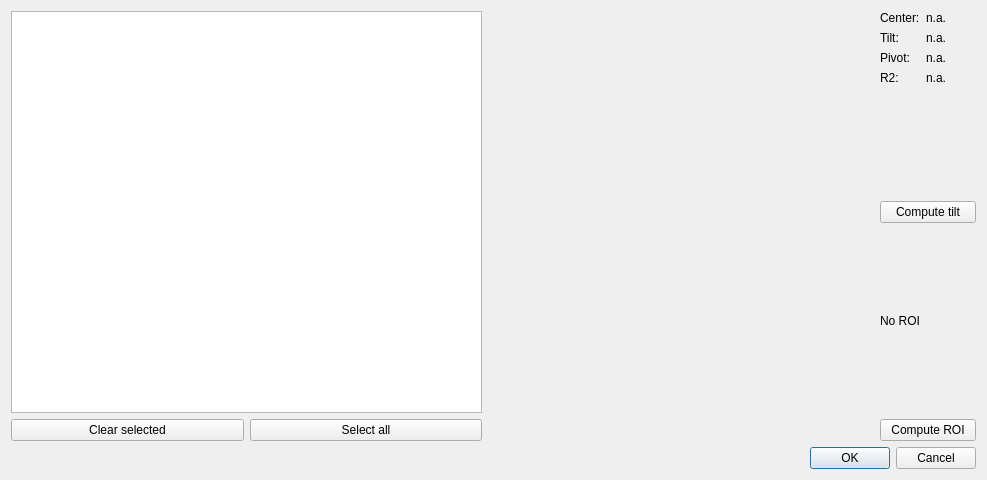
<?xml version="1.0" encoding="UTF-8"?>
<ui version="4.0">
 <class>ViewGeometryListDialog</class>
 <widget class="QDialog" name="ViewGeometryListDialog">
  <property name="geometry">
   <rect>
    <x>0</x>
    <y>0</y>
    <width>987</width>
    <height>480</height>
   </rect>
  </property>
  <property name="windowTitle">
   <string>Stored configurations</string>
  </property>
  <layout class="QVBoxLayout" name="verticalLayout">
   <item>
    <layout class="QHBoxLayout" name="horizontalLayout_2">
     <item>
      <layout class="QVBoxLayout" name="verticalLayout_2">
       <item>
        <widget class="QListWidget" name="listWidget"/>
       </item>
       <item>
        <layout class="QHBoxLayout" name="horizontalLayout">
         <item>
          <widget class="QPushButton" name="buttonClearSelected">
           <property name="text">
            <string>Clear selected</string>
           </property>
          </widget>
         </item>
         <item>
          <widget class="QPushButton" name="buttonSelectAll">
           <property name="text">
            <string>Select all</string>
           </property>
          </widget>
         </item>
        </layout>
       </item>
      </layout>
     </item>
     <item>
      <widget class="QtAddons::ImageViewerWidget" name="imageViewer" native="true">
       <property name="minimumSize">
        <size>
         <width>386</width>
         <height>0</height>
        </size>
       </property>
      </widget>
     </item>
     <item>
      <layout class="QVBoxLayout" name="verticalLayout_3">
       <item>
        <layout class="QFormLayout" name="formLayout">
         <item row="0" column="0">
          <widget class="QLabel" name="label1">
           <property name="text">
            <string>Center:</string>
           </property>
          </widget>
         </item>
         <item row="1" column="0">
          <widget class="QLabel" name="label2">
           <property name="text">
            <string>Tilt:</string>
           </property>
          </widget>
         </item>
         <item row="1" column="1">
          <widget class="QLabel" name="labelTilt">
           <property name="text">
            <string>n.a.</string>
           </property>
          </widget>
         </item>
         <item row="2" column="0">
          <widget class="QLabel" name="label3">
           <property name="text">
            <string>Pivot:</string>
           </property>
          </widget>
         </item>
         <item row="2" column="1">
          <widget class="QLabel" name="labelPivot">
           <property name="text">
            <string>n.a.</string>
           </property>
          </widget>
         </item>
         <item row="3" column="0">
          <widget class="QLabel" name="label4">
           <property name="text">
            <string>R2:</string>
           </property>
          </widget>
         </item>
         <item row="3" column="1">
          <widget class="QLabel" name="labelR2">
           <property name="text">
            <string>n.a.</string>
           </property>
          </widget>
         </item>
         <item row="0" column="1">
          <widget class="QLabel" name="labelCenter">
           <property name="sizePolicy">
            <sizepolicy hsizetype="Preferred" vsizetype="Preferred">
             <horstretch>0</horstretch>
             <verstretch>0</verstretch>
            </sizepolicy>
           </property>
           <property name="minimumSize">
            <size>
             <width>50</width>
             <height>0</height>
            </size>
           </property>
           <property name="text">
            <string>n.a.</string>
           </property>
          </widget>
         </item>
        </layout>
       </item>
       <item>
        <widget class="QPushButton" name="buttonComputeTilt">
         <property name="text">
          <string>Compute tilt</string>
         </property>
        </widget>
       </item>
       <item>
        <widget class="QLabel" name="labelROI">
         <property name="text">
          <string>No ROI</string>
         </property>
        </widget>
       </item>
       <item>
        <widget class="QPushButton" name="buttonMaxROI">
         <property name="text">
          <string>Compute ROI</string>
         </property>
        </widget>
       </item>
      </layout>
     </item>
    </layout>
   </item>
   <item>
    <widget class="QDialogButtonBox" name="buttonBox">
     <property name="orientation">
      <enum>Qt::Horizontal</enum>
     </property>
     <property name="standardButtons">
      <set>QDialogButtonBox::Cancel|QDialogButtonBox::Ok</set>
     </property>
    </widget>
   </item>
  </layout>
 </widget>
 <customwidgets>
  <customwidget>
   <class>QtAddons::ImageViewerWidget</class>
   <extends>QWidget</extends>
   <header location="global">imageviewerwidget.h</header>
   <container>1</container>
  </customwidget>
 </customwidgets>
 <resources/>
 <connections>
  <connection>
   <sender>buttonBox</sender>
   <signal>accepted()</signal>
   <receiver>ViewGeometryListDialog</receiver>
   <slot>accept()</slot>
   <hints>
    <hint type="sourcelabel">
     <x>248</x>
     <y>254</y>
    </hint>
    <hint type="destinationlabel">
     <x>157</x>
     <y>274</y>
    </hint>
   </hints>
  </connection>
  <connection>
   <sender>buttonBox</sender>
   <signal>rejected()</signal>
   <receiver>ViewGeometryListDialog</receiver>
   <slot>reject()</slot>
   <hints>
    <hint type="sourcelabel">
     <x>316</x>
     <y>260</y>
    </hint>
    <hint type="destinationlabel">
     <x>286</x>
     <y>274</y>
    </hint>
   </hints>
  </connection>
 </connections>
</ui>
